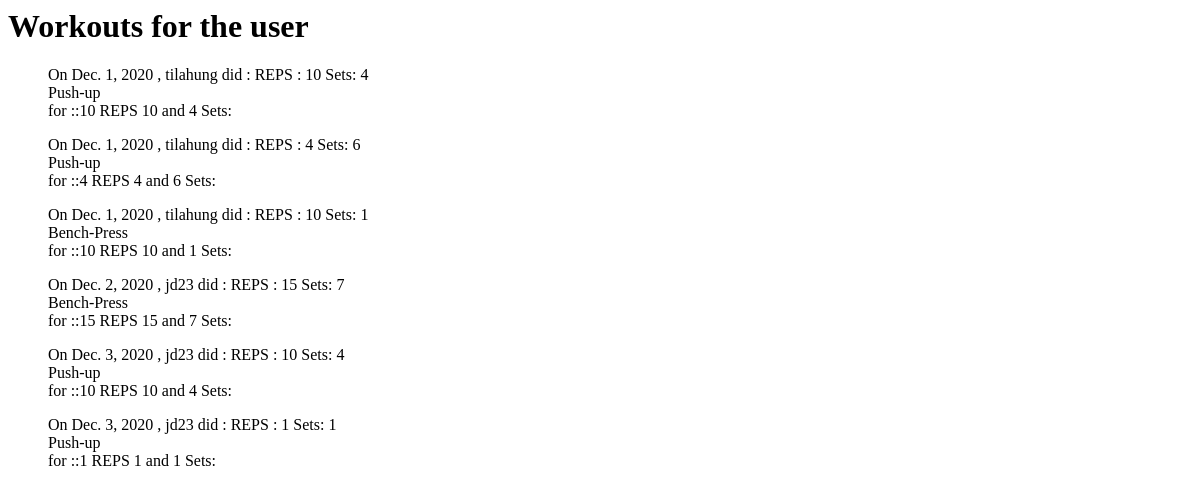
The app's page /gym_bro/program/1, older data.
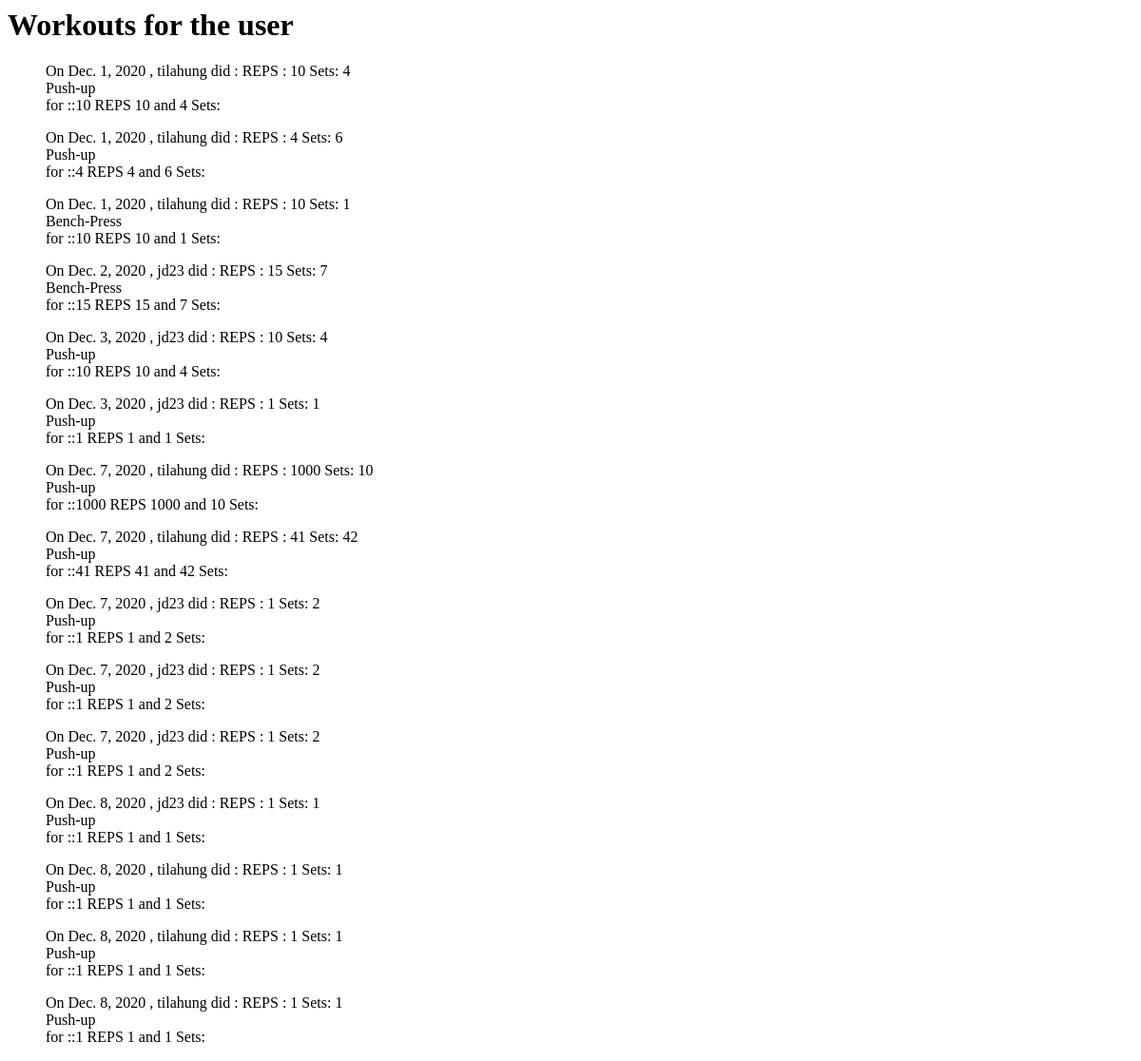
The same page, newer data.
### gym_bro/models.py (models this page shows, shortened)
class Program(models.Model):
    user = models.ForeignKey('User', on_delete=models.CASCADE)
    excercises = models.ForeignKey(Workout, on_delete=models.CASCADE)
    reps = models.IntegerField (blank=True)
    sets = models.IntegerField (blank=True) #is there a way to add numeric feilds ?
    date = models.DateField (blank=True,default=datetime.date.today)

class User(models.Model):
    first_name = models.TextField(blank=True)
    last_name = models.TextField(blank=True)
    user_name = models.TextField(blank=True)
    def __str__ (self):
        return f'{self.user_name}'

class Workout(models.Model):
    name = models.TextField(blank=True)
    description = models.TextField(blank=True)
    image_url = models.URLField(blank=True)
    def __str__ (self):
        return f'{self.name}'

### gym_bro/views.py (the view)
class ProgramPageView (ListView):
    model = Program  #retrive the program objects from database
    template_name = "gym_bro/program.html" # delegate display to this url
    context_object_name = "program" #use this variable name to call objects in the template

### gym_bro/templates/gym_bro/program.html (shortened to what this page needs)
<html>
<h1>Workouts for the user {{program.user}}</h1>
<ul>
{% for p in program %}
On {{p.date}} , {{p.user}} did : REPS : {{p.reps}} Sets: {{p.sets}}
<br>
{{p.excercises}}
<br>
for ::{{p.reps}} REPS {{p.reps}} and {{p.sets}} Sets:
<br>
{% endfor %}
</ul>
</html>

Row changes from the older to the newer data that the page shows:
added Program: date "Dec. 7, 2020", user "tilahung", reps "1000", sets "10", excercises "Push-up"
added Program: date "Dec. 7, 2020", user "tilahung", reps "41", sets "42", excercises "Push-up"
added Program: date "Dec. 7, 2020", user "jd23", reps "1", sets "2", excercises "Push-up"
added Program: date "Dec. 7, 2020", user "jd23", reps "1", sets "2", excercises "Push-up"
added Program: date "Dec. 7, 2020", user "jd23", reps "1", sets "2", excercises "Push-up"
added Program: date "Dec. 8, 2020", user "jd23", reps "1", sets "1", excercises "Push-up"
added Program: date "Dec. 8, 2020", user "tilahung", reps "1", sets "1", excercises "Push-up"
added Program: date "Dec. 8, 2020", user "tilahung", reps "1", sets "1", excercises "Push-up"
added Program: date "Dec. 8, 2020", user "tilahung", reps "1", sets "1", excercises "Push-up"
